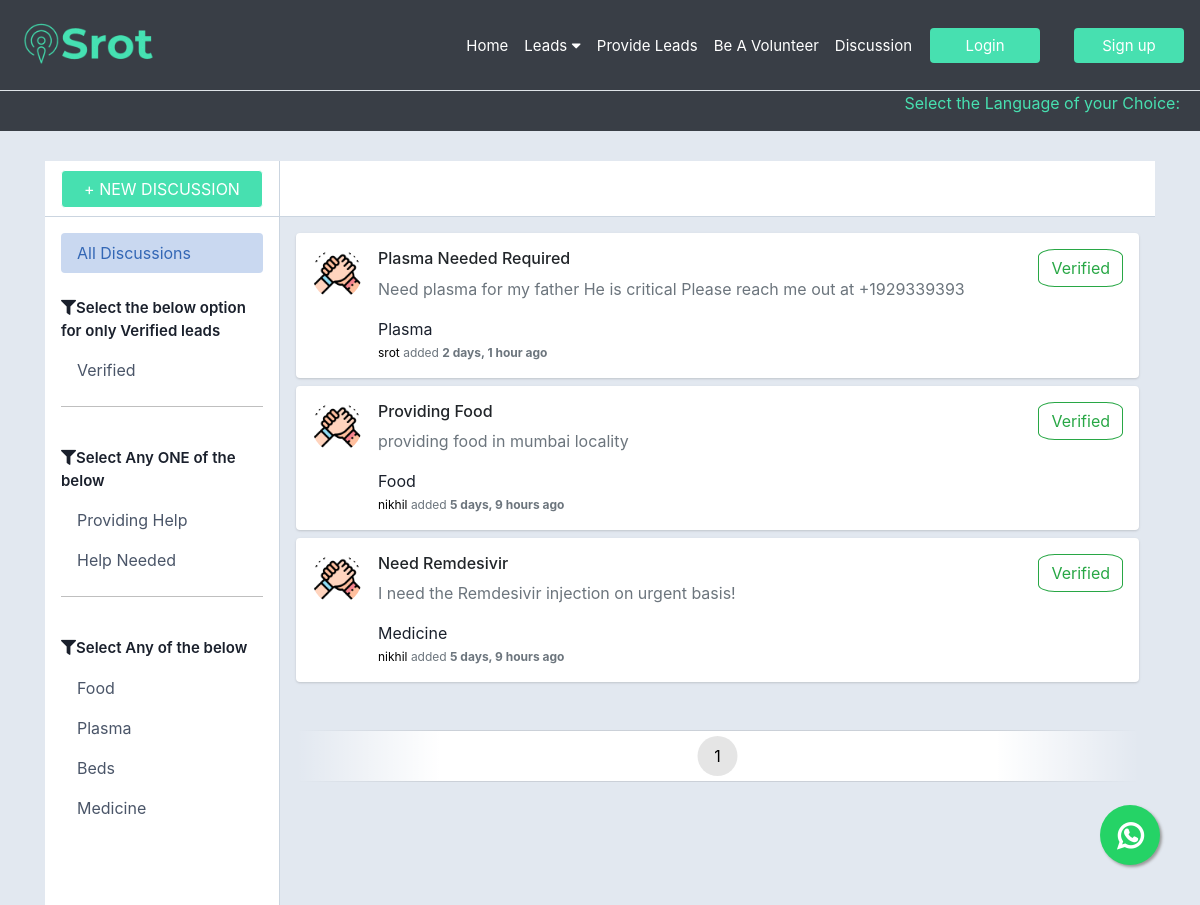
The app's page /discussions/, older data.
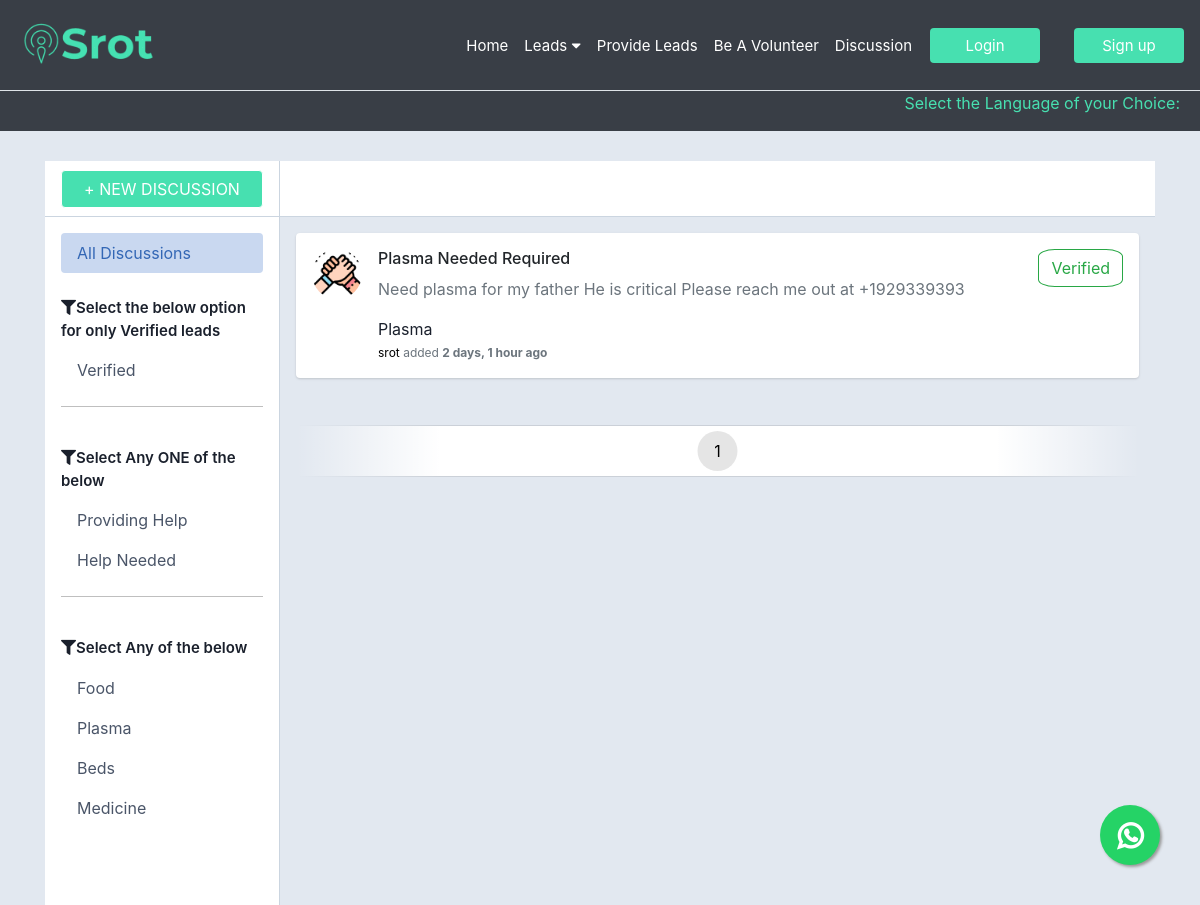
The same page, newer data.
### srotApp/models.py (models this page shows, shortened)
class Discussion(models.Model):
    user = models.ForeignKey(User,on_delete=models.CASCADE)
    title = models.CharField(max_length=1000)
    dis_type = models.CharField(choices=(("Helping",'Helping'),("Help Needed","Help Needed")),max_length=100)
    blood_grp = models.CharField(max_length=50,blank=True,null=True)
    phone_nos = models.CharField(max_length=100,blank=True,null=True)
    map_link = models.CharField(max_length=1000,blank=True,null=True)
    is_verified = models.CharField(choices=(("yes","Yes"),("no","No")),max_length=20,default="no")
    information = models.TextField()
    hashtags = models.TextField()
    timestamp = models.DateTimeField(default=tz.now)

### srotApp/views.py (the view, shortened to what this page needs)
# urls.py: path('discussions/',views.discussions,name="discussions"),
def discussions(request):
    page_no = int(request.GET.get('page','1').replace("?",""))
    hashtag_filters = request.GET.get('tags',"")
    query = Q()
    if "Food" in hashtag_filters:
        query.add(Q(hashtags__icontains="Food"),Q.OR)
    if "Plasma" in hashtag_filters:
        query.add(Q(hashtags__icontains="Plasma"),Q.OR)
    if "Beds" in hashtag_filters:
        query.add(Q(hashtags__icontains="Beds"),Q.OR)
    if "Medicine" in hashtag_filters:
        query.add(Q(hashtags__icontains="Medicine"),Q.OR)
    if "Needhelp" in hashtag_filters:
        query.add(Q(dis_type="Help Needed"),Q.AND)
    elif "Helping" in hashtag_filters:
        query.add(Q(dis_type="Helping"),Q.AND)
    if "Verified" in hashtag_filters:
        query.add(Q(is_verified="yes"),Q.AND)
    filtered_discussions = Discussion.objects.filter(query).order_by('-id')
    params = pagination(filtered_discussions,"all_dis",page_no)
    return render(request,'discussions.html',params)

### templates/discussions.html (shortened to what the changed rows need)
{% extends 'basic.html' %}
{% load humanize %}
{% block basic_head %}
<link href="https://netdna.bootstrapcdn.com/bootstrap/4.4.1/css/bootstrap.min.css" rel="stylesheet">
<link rel="stylesheet" href="https://cdnjs.cloudflare.com/ajax/libs/font-awesome/5.12.0-2/css/all.min.css"
 />
<link rel="stylesheet" href="https://cdn.jsdelivr.net/gh/bbbootstrap/libraries@main/choices.min.css">
<link rel="stylesheet" href="/media/css/discussion.css">
{% endblock basic_head %}
{% block basic_body %}
    <div class="container" style="margin-top: 30px;">
        <div class="main-body p-0">
            <div class="inner-wrapper">
                <div class="inner-main">
                    <div class="inner-main-body p-2 p-sm-3 collapse forum-content show">
                        {% for discussion in all_dis %}
                        <div class="card mb-2">
                            <div class="card-body p-2 p-sm-3" style="padding-bottom: 0px !important">
                                <div class="media forum-item">
                                    <img src="/media/images/discussion/help.png" class="mr-3 rounded-circle" width="50" alt="power" />
                                    <div class="media-body">
                                        <h6><a href="javascript:void(0)" style="text-decoration: none;word-break: break-word;"
                                                data-toggle="modal" data-target="#threadModal{{forloop.counter}}"
                                                class="text-body stretched-link"
                                                onclick="showComments({{discussion.id | safe}})">{{discussion.title}}</a>
                                        </h6>
                                        <p class="text-secondary">
                                            {{discussion.information | slice:":100"}}
                                        </p>
                                        <div class="choices__list choices__list--multiple"
                                            id="display_hashtags{{forloop.counter}}">
                                        </div>
                                        <p class="text-muted" style="font-size: 12px;padding-top:3px;"><a
                                                href="javascript:void(0)" style="color:black">{{discussion.user}}</a>
                                            added
                                            <span
                                                class="text-secondary font-weight-bold">{{discussion.timestamp | naturaltime}}</span>
                                        </p>
                                    </div>
                                    <div class="text-muted small text-center">
                                        {% if discussion.is_verified == "no" %}
                                        <button type="button" style="border-radius: 10%;"
                                            class="btn btn-outline-warning">Unverified</button>
                                        {% else %}
                                        <button type="button" style="border-radius: 20%;"
                                            class="btn btn-outline-success">Verified</button>
                                        {% endif %}
                                    </div>
                                </div>
                            </div>
                        </div>
                        {% endfor %}
                    </div>
                </div>
            </div>
        </div>
    </div>
{% endblock basic_body %}

Row changes from the older to the newer data that the page shows:
removed Discussion: title "Providing Food", information "providing food in mumbai locality", user "nikhil", timestamp "5 days, 9 hours ago", is_verified "Verified"
removed Discussion: title "Need Remdesivir", information "I need the Remdesivir injection on urgent basis!", user "nikhil", timestamp "5 days, 9 hours ago", is_verified "Verified"
